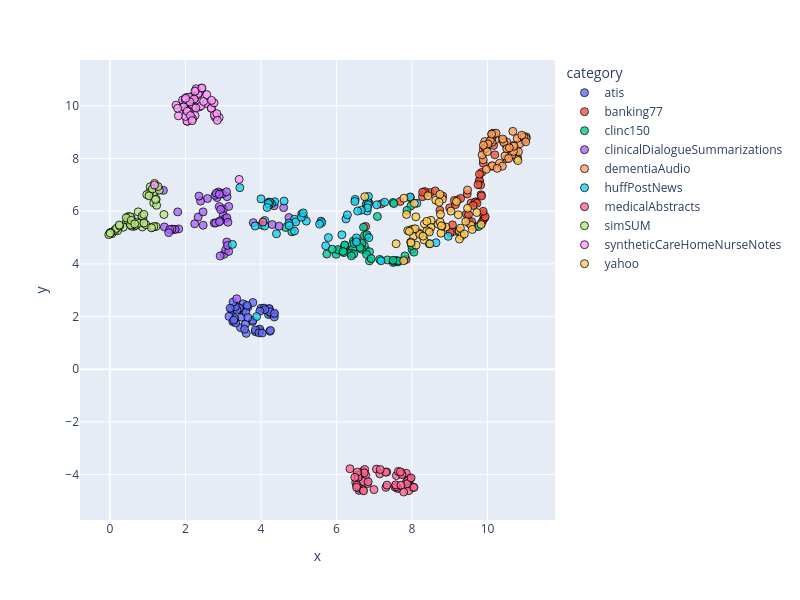

The cell this chart's notebook holds for it:
### Code cell
dimensionality_reduction_plots(file_paths="./outputsAll/*/mda_dim_scores.csv")

### Figure 1 — Plotly figure (JSON) as saved in the notebook; plotly's stock layout.template omitted (floating-point values rounded to 4 significant figures)
{"data": [{"customdata": [["atis_1157"], ["atis_1183"], ["atis_124"], ["atis_1009"], ["atis_1014"], ["atis_1430"], ["atis_1006"], ["atis_168"], ["atis_1080"], ["atis_1192"], ["atis_2094"], ["atis_1115"], ["atis_1816"], ["atis_177"], ["atis_1344"], ["atis_1268"], ["atis_1004"], ["atis_1230"], ["atis_1781"], ["atis_1182"], ["atis_2010"], ["atis_1241"], ["atis_107"], ["atis_1072"], ["atis_1134"], ["atis_1216"], ["atis_1457"], ["atis_1049"], ["atis_1118"], ["atis_1390"], ["atis_1106"], ["atis_1521"], ["atis_1189"], ["atis_1306"], ["atis_1001"], ["atis_1142"], ["atis_1031"], ["atis_1096"], ["atis_1294"], ["atis_1036"], ["atis_1269"], ["atis_1132"], ["atis_1462"], ["atis_1064"], ["atis_1015"], ["atis_1193"], ["atis_1149"], ["atis_1313"], ["atis_136"], ["atis_1298"], ["atis_1254"], ["atis_1095"], ["atis_1513"], ["atis_1386"]], "hovertemplate": "category=atis<br>x=%{x}<br>y=%{y}<br>doc_id=%{customdata[0]}<extra></extra>", "legendgroup": "atis", "marker": {"color": "#636efa", "line": {"color": "black", "width": 1}, "opacity": 0.8, "size": 8, "symbol": "circle"}, "mode": "markers", "name": "atis", "orientation": "v", "showlegend": true, "type": "scatter", "x": [3.611, 3.937, 3.531, 3.659, 3.777, 4.237, 3.487, 3.787, 3.512, 4.224, 4.201, 3.462, 3.601, 3.61, 3.418, 4.004, 3.26, 4.083, 4.34, 3.347, 3.633, 3.362, 3.291, 3.589, 3.436, 3.854, 3.979, 3.256, 3.971, 4.186, 3.566, 3.852, 3.787, 4.269, 3.222, 4.217, 3.654, 3.332, 4.221, 3.306, 3.155, 4.236, 3.366, 4.354, 4.36, 3.324, 3.948, 4.106, 3.264, 3.185, 4.034, 3.974, 3.281, 4.254], "xaxis": "x", "y": [2.365, 1.494, 2.484, 2.366, 1.814, 1.44, 1.975, 2.531, 2.234, 2.154, 2.075, 1.577, 2.169, 1.362, 2.285, 2.315, 2.235, 2.321, 2.089, 2.293, 2.423, 2.376, 1.818, 1.711, 2.321, 1.424, 1.436, 1.807, 1.523, 2.248, 1.518, 1.491, 1.852, 2.107, 2.269, 2.287, 1.965, 1.757, 2.302, 1.921, 2.007, 2.181, 2.243, 1.984, 2.12, 2.377, 1.382, 2.26, 2.552, 2.315, 1.374, 2.204, 1.864, 1.472], "yaxis": "y"}, {"customdata": [["atis_2497"], ["atis_128"], ["atis_1792"], ["atis_186"], ["atis_1212"], ["atis_1785"], ["atis_1471"], ["atis_1681"], ["atis_1195"], ["atis_2241"], ["atis_282"], ["atis_1482"], ["atis_2140"], ["atis_1882"], ["atis_2124"], ["atis_1565"], ["atis_1213"], ["atis_1431"], ["atis_1880"], ["atis_1338"], ["atis_2201"], ["atis_1410"], ["atis_128"], ["atis_1150"], ["atis_1531"], ["atis_1388"], ["atis_1676"], ["atis_1282"], ["atis_1217"], ["atis_1477"], ["atis_1418"], ["atis_1597"], ["atis_1511"], ["atis_1577"], ["atis_1119"], ["atis_1477"], ["atis_1636"], ["atis_1491"], ["atis_1672"], ["atis_1072"], ["atis_1279"], ["atis_1145"], ["atis_1521"], ["atis_1173"], ["atis_1332"], ["atis_1348"], ["atis_14"], ["atis_1459"], ["atis_2314"], ["atis_1723"], ["atis_1308"], ["atis_1118"], ["atis_1595"], ["atis_1472"]], "hovertemplate": "category=banking77<br>x=%{x}<br>y=%{y}<br>doc_id=%{customdata[0]}<extra></extra>", "legendgroup": "banking77", "marker": {"color": "#EF553B", "line": {"color": "black", "width": 1}, "opacity": 0.8, "size": 8, "symbol": "circle"}, "mode": "markers", "name": "banking77", "orientation": "v", "showlegend": true, "type": "scatter", "x": [9.213, 9.49, 8.998, 8.371, 9.072, 9.84, 9.876, 9.684, 9.688, 9.564, 8.739, 9.918, 8.277, 9.071, 9.011, 9.783, 7.843, 9.889, 9.15, 9.829, 9.676, 10.16, 9.721, 8.812, 8.484, 9.52, 7.187, 7.688, 9.786, 8.338, 8.281, 9.884, 8.183, 9.845, 9.938, 6.773, 10.19, 9.786, 7.958, 10.96, 9.44, 9.288, 9.886, 9.245, 9.816, 9.842, 8.616, 9.496, 9.282, 9.748, 9.58, 9.463, 9.121, 9.62], "xaxis": "x", "y": [6.427, 5.663, 6.125, 6.681, 5.214, 5.545, 5.643, 5.412, 6.345, 6.308, 6.033, 5.734, 6.55, 5.48, 5.188, 7.128, 4.164, 7.817, 6.249, 6.621, 6.349, 8.495, 6.301, 6.573, 6.706, 5.543, 6.275, 6.367, 7.168, 6.741, 6.72, 5.903, 5.174, 7.469, 5.79, 5.42, 8.138, 7.399, 6.51, 8.69, 5.894, 6.484, 5.993, 5.258, 6.991, 6.575, 6.767, 5.868, 5.146, 7.007, 5.6, 6.652, 6.409, 6.216], "yaxis": "y"}, {"customdata": [["atis_2630"], ["atis_1934"], ["atis_1910"], ["atis_1951"], ["atis_1594"], ["atis_1873"], ["atis_1833"], ["atis_2080"], ["atis_1261"], ["atis_2278"], ["atis_2960"], ["atis_1737"], ["atis_2273"], ["atis_1905"], ["atis_2181"], ["atis_2009"], ["atis_1720"], ["atis_2436"], ["atis_2345"], ["atis_2253"], ["atis_2319"], ["atis_1558"], ["atis_1482"], ["atis_1873"], ["atis_1759"], ["atis_1797"], ["atis_2168"], ["atis_1603"], ["atis_1701"], ["atis_1741"], ["atis_1872"], ["atis_198"], ["atis_2094"], ["atis_1578"], ["atis_1136"], ["atis_160"], ["atis_1713"], ["atis_1518"], ["atis_196"], ["atis_1112"], ["atis_1337"], ["atis_1782"], ["atis_2125"], ["atis_1573"], ["atis_137"], ["atis_1480"], ["atis_1468"], ["atis_1892"], ["atis_2354"], ["atis_2088"], ["atis_132"], ["atis_1418"], ["atis_197"], ["atis_1742"]], "hovertemplate": "category=clinc150<br>x=%{x}<br>y=%{y}<br>doc_id=%{customdata[0]}<extra></extra>", "legendgroup": "clinc150", "marker": {"color": "#00cc96", "line": {"color": "black", "width": 1}, "opacity": 0.8, "size": 8, "symbol": "circle"}, "mode": "markers", "name": "clinc150", "orientation": "v", "showlegend": true, "type": "scatter", "x": [6.363, 4.819, 7.35, 7.623, 7.499, 6.211, 4.655, 7.501, 6.857, 8.004, 6.778, 6.74, 6.449, 6.43, 8.456, 6.069, 6.463, 6.671, 6.799, 7.974, 7.084, 6.874, 7.529, 5.992, 6.663, 6.624, 7.52, 6.378, 6.875, 6.458, 6.798, 5.746, 9.767, 6.222, 6.036, 6.919, 8.05, 6.219, 7.814, 7.584, 6.717, 6.743, 6.53, 5.89, 7.644, 7.499, 7.145, 6.787, 6.807, 6.198, 7.865, 6.171, 6.397, 7.99], "xaxis": "x", "y": [4.457, 5.216, 4.148, 4.072, 6.329, 4.606, 5.381, 4.051, 6.322, 4.547, 4.518, 4.689, 4.868, 4.569, 4.767, 4.496, 4.771, 4.771, 5.045, 6.203, 5.798, 4.114, 4.098, 4.361, 4.557, 4.62, 6.289, 4.397, 4.459, 4.374, 4.361, 4.373, 5.42, 4.696, 4.542, 4.201, 4.444, 4.716, 4.3, 4.13, 5.389, 5.074, 4.882, 4.555, 4.109, 4.137, 4.169, 6.261, 5.104, 4.427, 6.028, 4.471, 4.305, 4.691], "yaxis": "y"}, {"customdata": [["atis_3101"], ["atis_200"], ["atis_1962"], ["atis_1979"], ["atis_1647"], ["atis_2163"], ["atis_1890"], ["atis_2387"], ["atis_1371"], ["atis_2575"], ["atis_3329"], ["atis_1894"], ["atis_2362"], ["atis_2079"], ["atis_223"], ["atis_2292"], ["atis_2331"], ["atis_2737"], ["atis_3167"], ["atis_2539"], ["atis_2635"], ["atis_183"], ["atis_1795"], ["atis_1927"], ["atis_2049"], ["atis_2754"], ["atis_2240"], ["atis_1915"], ["atis_2007"], ["atis_2283"], ["atis_2184"], ["atis_233"], ["atis_22"], ["atis_1681"], ["atis_1382"], ["atis_2028"], ["atis_1808"], ["atis_1870"], ["atis_2111"], ["atis_1579"], ["atis_1354"], ["atis_2052"], ["atis_2350"], ["atis_1667"], ["atis_2034"], ["atis_1580"], ["atis_1524"], ["atis_202"], ["atis_2834"], ["atis_2580"], ["atis_1685"], ["atis_1590"], ["atis_2163"], ["atis_1865"]], "hovertemplate": "category=clinicalDialogueSummarizations<br>x=%{x}<br>y=%{y}<br>doc_id=%{customdata[0]}<extra></extra>", "legendgroup": "clinicalDialogueSummarizations", "marker": {"color": "#ab63fa", "line": {"color": "black", "width": 1}, "opacity": 0.8, "size": 8, "symbol": "circle"}, "mode": "markers", "name": "clinicalDialogueSummarizations", "orientation": "v", "showlegend": true, "type": "scatter", "x": [3.027, 4.348, 4.602, 3.068, 2.587, 4.301, 2.765, 2.921, 3.359, 3.011, 2.95, 3.002, 3.097, 1.822, 1.705, 2.338, 3.104, 4.211, 6.597, 2.875, 4.743, 2.897, 3.147, 2.247, 1.445, 2.841, 1.797, 3.118, 2.469, 1.73, 1.645, 2.976, 3.055, 2.802, 2.788, 2.921, 2.934, 2.819, 3.089, 2.899, 7.626, 1.312, 3.797, 3.099, 1.585, 2.402, 2.47, 2.901, 3.127, 4.483, 1.559, 1.418, 2.36, 3.148], "xaxis": "x", "y": [4.366, 6.204, 6.132, 4.535, 6.48, 5.489, 5.553, 4.3, 2.674, 6.084, 6.676, 5.843, 4.829, 5.326, 5.308, 5.776, 6.551, 6.343, -4.598, 6.728, 5.759, 6.172, 4.47, 5.521, 5.4, 6.514, 5.972, 4.699, 5.972, 5.306, 5.322, 6.658, 5.715, 5.55, 6.602, 5.637, 6.064, 6.683, 6.734, 6.641, -4.51, 6.815, 5.562, 5.753, 5.299, 6.383, 5.466, 5.595, 5.578, 5.428, 5.186, 6.789, 6.571, 6.178], "yaxis": "y"}, {"customdata": [["atis_3333"], ["atis_2345"], ["atis_3187"], ["atis_2108"], ["atis_2411"], ["atis_2226"], ["atis_2289"], ["atis_2771"], ["atis_1552"], ["atis_285"], ["atis_3458"], ["atis_2350"], ["atis_2600"], ["atis_2292"], ["atis_2230"], ["atis_275"], ["atis_2635"], ["atis_2854"], ["atis_55"], ["atis_2851"], ["atis_266"], ["atis_2032"], ["atis_2051"], ["atis_2191"], ["atis_2889"], ["atis_2840"], ["atis_2716"], ["atis_1922"], ["atis_2304"], ["atis_2378"], ["atis_2539"], ["atis_2697"], ["atis_2882"], ["atis_2555"], ["atis_1570"], ["atis_2121"], ["atis_2859"], ["atis_208"], ["atis_2150"], ["atis_224"], ["atis_179"], ["atis_206"], ["atis_2446"], ["atis_1683"], ["atis_2326"], ["atis_1801"], ["atis_1571"], ["atis_2448"], ["atis_3035"], ["atis_2589"], ["atis_2081"], ["atis_2268"], ["atis_2451"], ["atis_238"]], "hovertemplate": "category=dementiaAudio<br>x=%{x}<br>y=%{y}<br>doc_id=%{customdata[0]}<extra></extra>", "legendgroup": "dementiaAudio", "marker": {"color": "#FFA15A", "line": {"color": "black", "width": 1}, "opacity": 0.8, "size": 8, "symbol": "circle"}, "mode": "markers", "name": "dementiaAudio", "orientation": "v", "showlegend": true, "type": "scatter", "x": [10.11, 10.97, 10.65, 10.41, 10.14, 10.8, 9.888, 10.21, 11.03, 10.5, 10.03, 10.77, 9.889, 10.12, 10.12, 11.02, 10.32, 10.74, 10.51, 10.13, 10.68, 10.82, 9.934, 9.95, 10.12, 9.969, 10.46, 10.65, 10.68, 9.857, 10.86, 10.17, 10.22, 10.51, 9.47, 10.67, 9.926, 10.43, 10.51, 10.39, 10.79, 10.96, 10.07, 10.4, 10.7, 10.58, 10.11, 11.01, 10.01, 9.993, 10.56, 10.25, 10.91, 9.891], "xaxis": "x", "y": [7.701, 8.819, 8.351, 8.683, 8.951, 8.019, 7.951, 8.71, 8.818, 8.51, 8.562, 7.993, 8.341, 8.798, 8.93, 8.761, 7.817, 8.268, 7.993, 7.726, 8.493, 8.25, 8.397, 8.376, 8.615, 7.588, 8.096, 8.141, 8.271, 8.137, 8.561, 8.928, 8.961, 8.618, 6.801, 9.028, 8.641, 8.603, 8.372, 7.707, 8.763, 8.821, 8.68, 8.738, 8.466, 8.403, 8.923, 8.633, 8.55, 8.257, 7.999, 7.625, 8.881, 8.501], "yaxis": "y"}, {"customdata": [["atis_517"], ["atis_2355"], ["atis_3215"], ["atis_2127"], ["atis_281"], ["atis_2672"], ["atis_2615"], ["atis_3323"], ["atis_1718"], ["atis_3"], ["atis_3589"], ["atis_2542"], ["atis_2638"], ["atis_2706"], ["atis_2372"], ["atis_2752"], ["atis_2696"], ["atis_3376"], ["atis_750"], ["atis_3049"], ["atis_2736"], ["atis_2457"], ["atis_213"], ["atis_2273"], ["atis_3126"], ["atis_3152"], ["atis_2722"], ["atis_2093"], ["atis_2419"], ["atis_2443"], ["atis_2609"], ["atis_2744"], ["atis_3354"], ["atis_2677"], ["atis_1750"], ["atis_3006"], ["atis_3421"], ["atis_3055"], ["atis_3513"], ["atis_2883"], ["atis_2411"], ["atis_2487"], ["atis_2984"], ["atis_2111"], ["atis_2362"], ["atis_1866"], ["atis_1929"], ["atis_2994"], ["atis_3089"], ["atis_2676"], ["atis_2175"], ["atis_2412"], ["atis_3000"], ["atis_2469"]], "hovertemplate": "category=huffPostNews<br>x=%{x}<br>y=%{y}<br>doc_id=%{customdata[0]}<extra></extra>", "legendgroup": "huffPostNews", "marker": {"color": "#19d3f3", "line": {"color": "black", "width": 1}, "opacity": 0.8, "size": 8, "symbol": "circle"}, "mode": "markers", "name": "huffPostNews", "orientation": "v", "showlegend": true, "type": "scatter", "x": [4.02, 4.1, 8.129, 3.847, 4.366, 4.283, 6.828, 4.234, 7.179, 4.888, 6.496, 4.889, 6.252, 3.245, 4.412, 8.635, 5.715, 4.924, 4.219, 6.528, 5.591, 5.08, 4.193, 5.124, 8.959, 6.807, 6.143, 5.787, 5.611, 6.29, 6.812, 4.741, 4.003, 6.858, 4.613, 7.069, 5.202, 7.951, 4.164, 6.841, 5.071, 6.822, 5.12, 6.66, 6.488, 6.561, 5.553, 7.274, 6.53, 4.099, 3.442, 6.846, 4.748, 3.888], "xaxis": "x", "y": [5.473, 5.646, 6.298, 5.44, 6.355, 6.286, 6.376, 6.337, 4.119, 5.247, 6.446, 5.694, 5.706, 4.738, 5.142, 4.802, 4.686, 5.592, 6.247, 4.985, 5.621, 5.889, 6.294, 5.798, 5.044, 6.134, 5.102, 4.998, 5.565, 5.859, 6.008, 5.544, 6.466, 4.995, 6.383, 6.241, 5.622, 6.541, 6.14, 6.241, 5.768, 6.127, 5.934, 6.038, 6.368, 6.005, 5.51, 6.337, 4.83, 5.439, 6.892, 6.56, 5.453, 2.001], "yaxis": "y"}, {"customdata": [["atis_58"], ["atis_2658"], ["atis_3260"], ["atis_289"], ["atis_3173"], ["atis_2715"], ["atis_3206"], ["atis_3462"], ["atis_2577"], ["atis_3106"], ["atis_607"], ["atis_2580"], ["atis_3074"], ["atis_2775"], ["atis_3039"], ["atis_3265"], ["atis_2727"], ["atis_478"], ["atis_846"], ["atis_3114"], ["atis_310"], ["atis_2638"], ["atis_2436"], ["atis_2682"], ["atis_3545"], ["atis_3475"], ["atis_3109"], ["atis_2932"], ["atis_2524"], ["atis_2606"], ["atis_2811"], ["atis_3277"], ["atis_344"], ["atis_3352"], ["atis_2110"], ["atis_408"], ["atis_468"], ["atis_33"], ["atis_3542"], ["atis_3032"], ["atis_328"], ["atis_3048"], ["atis_3066"], ["atis_2256"], ["atis_3206"], ["atis_2095"], ["atis_3228"], ["atis_3091"], ["atis_3344"], ["atis_2806"], ["atis_3340"], ["atis_2578"], ["atis_434"], ["atis_3099"]], "hovertemplate": "category=medicalAbstracts<br>x=%{x}<br>y=%{y}<br>doc_id=%{customdata[0]}<extra></extra>", "legendgroup": "medicalAbstracts", "marker": {"color": "#FF6692", "line": {"color": "black", "width": 1}, "opacity": 0.8, "size": 8, "symbol": "circle"}, "mode": "markers", "name": "medicalAbstracts", "orientation": "v", "showlegend": true, "type": "scatter", "x": [7.587, 7.309, 6.586, 7.909, 6.775, 6.82, 7.616, 6.593, 7.854, 7.331, 6.709, 7.943, 6.701, 7.549, 7.934, 8.011, 7.736, 6.603, 6.357, 6.569, 7.637, 7.058, 6.511, 7.849, 6.71, 6.538, 8.017, 7.735, 6.532, 8.034, 7.892, 7.916, 7.148, 7.584, 6.749, 7.872, 6.839, 7.78, 6.738, 7.338, 7.568, 8.052, 6.72, 7.707, 7.305, 6.565, 7.16, 6.994, 7.976, 6.575, 6.552, 4.055, 6.488, 7.693], "xaxis": "x", "y": [-4.036, -4.483, -4.203, -4.126, -4.022, -4.34, -4.524, -4.508, -4.269, -3.9, -3.87, -4.154, -4.574, -4.466, -4.185, -4.489, -3.95, -4.039, -3.777, -4.015, -3.879, -3.791, -4.3, -3.95, -4.258, -4.404, -4.476, -3.998, -4.482, -4.472, -4.222, -4.607, -3.968, -4.457, -3.803, -4.348, -4.27, -4.66, -3.936, -4.398, -4.388, -4.487, -4.616, -4.401, -3.906, -4.017, -3.807, -4.569, -4.125, -4.102, -3.907, 5.588, -4.103, -3.895], "yaxis": "y"}, {"customdata": [["atis_614"], ["atis_3016"], ["atis_3493"], ["atis_3144"], ["atis_3325"], ["atis_3063"], ["atis_3306"], ["atis_45"], ["atis_2992"], ["atis_3243"], ["atis_61"], ["atis_3235"], ["atis_641"], ["atis_2970"], ["atis_3319"], ["atis_3321"], ["atis_2974"], ["atis_727"], ["atis_847"], ["atis_3338"], ["atis_3204"], ["atis_3034"], ["atis_247"], ["atis_3288"], ["atis_3580"], ["atis_403"], ["atis_3120"], ["atis_3086"], ["atis_3228"], ["atis_2610"], ["atis_2893"], ["atis_3381"], ["atis_464"], ["atis_753"], ["atis_3536"], ["atis_559"], ["atis_490"], ["atis_3313"], ["atis_366"], ["atis_3262"], ["atis_470"], ["atis_3095"], ["atis_321"], ["atis_530"], ["atis_5"], ["atis_2514"], ["atis_391"], ["atis_364"], ["atis_368"], ["atis_2825"], ["atis_3371"], ["atis_270"], ["atis_760"], ["atis_3131"]], "hovertemplate": "category=simSUM<br>x=%{x}<br>y=%{y}<br>doc_id=%{customdata[0]}<extra></extra>", "legendgroup": "simSUM", "marker": {"color": "#B6E880", "line": {"color": "black", "width": 1}, "opacity": 0.8, "size": 8, "symbol": "circle"}, "mode": "markers", "name": "simSUM", "orientation": "v", "showlegend": true, "type": "scatter", "x": [1.224, 1.126, 0.4405, 0.3562, 0.05782, 0.751, 0.5608, 0.6399, 1.222, 0.1236, 0.5792, 0.2054, 1.161, 1.155, 0.008814, 0.4808, 0.4817, 0.8752, 0.1298, 0.1743, 0.26, 1.164, 1.07, 0.7281, 1.164, 0.8605, 1.052, 1.227, 0.2502, 1.309, 1.182, 1.127, 0.8496, 0.5377, 0.9775, 0.9529, 0.6925, 0.6063, 0.7714, 0.02677, -0.02888, 0.008485, 1.239, 0.5459, 1.037, 1.103, 0.4336, 1.432, 0.9038, 0.5685, 1.208, 1.276, 0.8998, 0.6599], "xaxis": "x", "y": [6.96, 5.387, 5.574, 5.39, 5.147, 5.974, 5.765, 5.425, 5.417, 5.266, 5.426, 5.26, 6.318, 6.64, 5.18, 5.653, 5.793, 5.701, 5.272, 5.347, 5.435, 5.413, 6.928, 5.589, 6.717, 5.399, 6.712, 6.448, 5.475, 6.791, 7.055, 6.846, 5.814, 5.789, 6.627, 5.486, 5.461, 5.491, 5.541, 5.194, 5.108, 5.165, 6.223, 5.478, 6.582, 5.368, 5.745, 5.874, 5.55, 5.653, 6.442, 6.935, 5.877, 5.516], "yaxis": "y"}, {"customdata": [["atis_879"], ["atis_533"], ["atis_409"], ["atis_400"], ["atis_3432"], ["atis_3198"], ["atis_700"], ["atis_641"], ["atis_3168"], ["atis_372"], ["atis_646"], ["atis_3349"], ["atis_73"], ["atis_3498"], ["atis_3369"], ["atis_908"], ["atis_3047"], ["atis_740"], ["atis_961"], ["atis_3447"], ["atis_3511"], ["atis_549"], ["atis_2474"], ["atis_3450"], ["atis_404"], ["atis_566"], ["atis_3408"], ["atis_3381"], ["atis_45"], ["atis_3040"], ["atis_2977"], ["atis_735"], ["atis_61"], ["atis_890"], ["atis_538"], ["atis_595"], ["atis_497"], ["atis_35"], ["atis_716"], ["atis_3277"], ["atis_67"], ["atis_3206"], ["atis_3587"], ["atis_881"], ["atis_707"], ["atis_3196"], ["atis_871"], ["atis_656"], ["atis_90"], ["atis_3026"], ["atis_3455"], ["atis_2834"], ["atis_825"], ["atis_3519"]], "hovertemplate": "category=syntheticCareHomeNurseNotes<br>x=%{x}<br>y=%{y}<br>doc_id=%{customdata[0]}<extra></extra>", "legendgroup": "syntheticCareHomeNurseNotes", "marker": {"color": "#FF97FF", "line": {"color": "black", "width": 1}, "opacity": 0.8, "size": 8, "symbol": "circle"}, "mode": "markers", "name": "syntheticCareHomeNurseNotes", "orientation": "v", "showlegend": true, "type": "scatter", "x": [1.989, 2.371, 2.412, 3.424, 2.198, 2.258, 2.257, 2.339, 2.42, 2.19, 2.282, 2.056, 2.103, 2.548, 2.036, 2.19, 2.076, 2.69, 2.155, 2.027, 2.103, 2.412, 2.04, 2.278, 2.015, 1.927, 2.685, 1.995, 2.342, 2.482, 2.002, 2.895, 2.235, 2.117, 2.789, 1.953, 1.814, 2.565, 2.758, 1.183, 2.049, 2.765, 2.005, 2.192, 2.694, 1.754, 2.134, 2.287, 2.254, 2.833, 2.177, 2.846, 1.795, 2.439], "xaxis": "x", "y": [10.02, 9.955, 10.57, 7.204, 9.963, 10.29, 9.632, 10.42, 10.66, 9.958, 10.58, 9.413, 9.597, 10.09, 10.16, 10.36, 9.817, 9.904, 10.25, 10.32, 10.33, 9.994, 9.414, 9.919, 9.842, 10.22, 9.904, 10.23, 10.47, 10.16, 9.594, 9.554, 10.26, 10.15, 9.571, 9.957, 9.62, 10.42, 10.11, 6.991, 9.792, 9.643, 10.28, 9.503, 10.21, 10.02, 9.631, 10.65, 10.55, 9.702, 9.435, 9.449, 9.906, 10.67], "yaxis": "y"}, {"customdata": [["atis_97"], ["atis_597"], ["atis_568"], ["atis_455"], ["atis_899"], ["atis_412"], ["atis_747"], ["atis_854"], ["atis_912"], ["atis_843"], ["atis_715"], ["atis_719"], ["atis_893"], ["atis_507"], ["atis_50"], ["atis_91"], ["atis_541"], ["atis_870"], ["atis_986"], ["atis_756"], ["atis_3595"], ["atis_987"], ["atis_849"], ["atis_734"], ["atis_493"], ["atis_871"], ["atis_90"], ["atis_394"], ["atis_899"], ["atis_3215"], ["atis_389"], ["atis_812"], ["atis_98"], ["atis_898"], ["atis_76"], ["atis_984"], ["atis_583"], ["atis_691"], ["atis_772"], ["atis_478"], ["atis_830"], ["atis_3574"], ["atis_746"], ["atis_982"], ["atis_894"], ["atis_956"], ["atis_932"], ["atis_998"], ["atis_955"], ["atis_544"], ["atis_646"], ["atis_794"], ["atis_969"], ["atis_513"]], "hovertemplate": "category=yahoo<br>x=%{x}<br>y=%{y}<br>doc_id=%{customdata[0]}<extra></extra>", "legendgroup": "yahoo", "marker": {"color": "#FECB52", "line": {"color": "black", "width": 1}, "opacity": 0.8, "size": 8, "symbol": "circle"}, "mode": "markers", "name": "yahoo", "orientation": "v", "showlegend": true, "type": "scatter", "x": [8.446, 8.328, 6.75, 9.031, 7.967, 8.63, 8.041, 7.888, 8.805, 8.505, 8.021, 8.499, 9.832, 9.246, 9.563, 9.179, 8.738, 8.397, 9.472, 8.896, 8.767, 8.797, 8.108, 9.596, 7.965, 10.81, 8.697, 9.425, 7.855, 7.58, 8.745, 8.754, 7.785, 9.313, 8.204, 8.083, 8.319, 8.473, 8.461, 9.717, 9.227, 8.294, 8.393, 7.974, 7.932, 8.718, 8.103, 9.282, 8.062, 9.256, 8.779, 7.78, 9.385, 8.421], "xaxis": "x", "y": [5.264, 5.517, 6.55, 6.004, 5.289, 6.417, 5.047, 5.261, 6.455, 5.652, 5.314, 5.382, 5.493, 5.249, 5.465, 6.364, 6.638, 5.256, 6.108, 5.395, 5.165, 5.436, 4.71, 5.305, 4.826, 7.921, 5.501, 5.609, 5.874, 4.764, 5.587, 5.882, 6.49, 5.066, 5.119, 5.333, 4.909, 4.761, 5.208, 5.948, 5.862, 5.051, 5.614, 4.799, 5.232, 6.339, 5.785, 5.353, 6.295, 4.94, 5.442, 4.119, 5.132, 6.585], "yaxis": "y"}], "layout": {"height": 600, "legend": {"title": {"text": "category"}, "tracegroupgap": 0}, "margin": {"t": 60}, "width": 800, "xaxis": {"anchor": "y", "domain": [0, 1], "title": {"text": "x"}}, "yaxis": {"anchor": "x", "domain": [0, 1], "title": {"text": "y"}}}}
